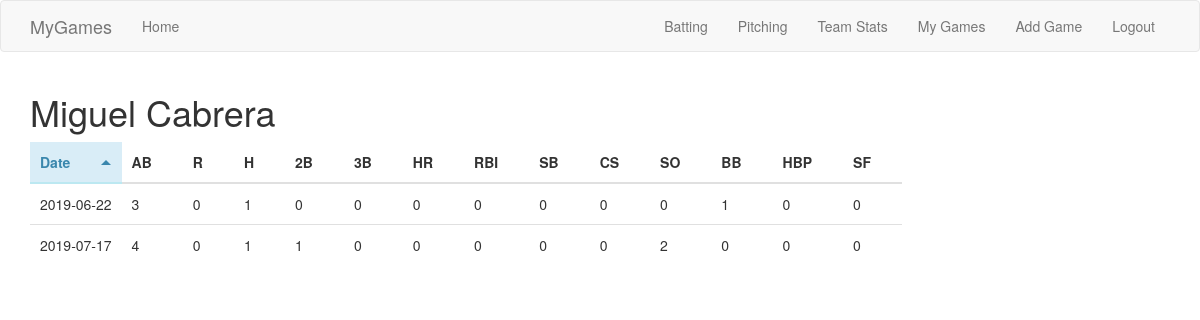
Page /batter/408234 (signed in) on the committed database.
### app/models.py (models this page shows, shortened)
class PlayerData(db.Model):
	id = db.Column(db.Integer, primary_key=True)
	name = db.Column(db.String(64), index=True)
	sort_name = db.Column(db.String(64), index=True)

class Game(db.Model):
	id = db.Column(db.Integer, primary_key=True)
	game_pk = db.Column(db.Integer, db.ForeignKey('game_data.game_pk'), index=True)
	user_id = db.Column(db.Integer, db.ForeignKey('user.id'))

class GameData(db.Model):
	game_pk = db.Column(db.Integer, primary_key=True)
	date = db.Column(db.String(10))
	dh_status = db.Column(db.Integer, default=0)
	home_team = db.Column(db.String(32), index=True)
	home_score = db.Column(db.Integer)
	away_team = db.Column(db.String(32), index=True)
	away_score = db.Column(db.Integer)

class BatGame(db.Model):
	id = db.Column(db.Integer, primary_key=True)
	game_pk = db.Column(db.Integer, db.ForeignKey('game_data.game_pk'), index=True)
	batter_id = db.Column(db.Integer, db.ForeignKey('player_data.id'), index=True)
	ab = db.Column(db.Integer)
	r = db.Column(db.Integer)
	h = db.Column(db.Integer)
	doubles = db.Column(db.Integer)
	triples = db.Column(db.Integer)
	hr = db.Column(db.Integer)
	rbi = db.Column(db.Integer)
	sb = db.Column(db.Integer)
	cs = db.Column(db.Integer)
	k = db.Column(db.Integer)
	bb = db.Column(db.Integer)
	hbp = db.Column(db.Integer)
	sf = db.Column(db.Integer)

### app/routes.py (the view)
@app.route('/batter/<player_id>')
@login_required
def batter_games(player_id):
	name = PlayerData.query.filter(PlayerData.id==player_id).first().name
	q = db.session.query(Game, BatGame, GameData).\
				   filter(Game.game_pk==BatGame.game_pk).\
				   filter(Game.game_pk==GameData.game_pk).\
				   filter(Game.user_id==current_user.id).\
				   filter(BatGame.batter_id==player_id).\
				   order_by(GameData.date).\
				   all()
	return render_template("batter.html", name=name, rows=q)

### app/models.py (called while the page is built)
@login.user_loader
def load_user(id):
	return User.query.get(int(id))

### app/templates/batter.html
{% extends "sort_table.html" %}
{% block app_content %}
<h1>{{ name }}</h1>
<table class="sortable-theme-bootstrap" data-sortable>
	<thead>
		<tr>
			<th data-sorted="true" data-sorted-direction="ascending">Date</th>
			<th>AB</th>
			<th>R</th>
			<th>H</th>
			<th>2B</th>
			<th>3B</th>
			<th>HR</th>
			<th>RBI</th>
			<th>SB</th>
			<th>CS</th>
			<th>SO</th>
			<th>BB</th>
			<th>HBP</th>
			<th>SF</th>
		</tr>
	</thead>
	<tbody>
		{% for row in rows %}
		<tr>
			<td>{{ row[2]['date'] }}</td>
			<td>{{ row[1]['ab'] }}</td>
			<td>{{ row[1]['r'] }}</td>
			<td>{{ row[1]['h'] }}</td>
			<td>{{ row[1]['doubles'] }}</td>
			<td>{{ row[1]['triples'] }}</td>
			<td>{{ row[1]['hr'] }}</td>
			<td>{{ row[1]['rbi'] }}</td>
			<td>{{ row[1]['sb'] }}</td>
			<td>{{ row[1]['cs'] }}</td>
			<td>{{ row[1]['k'] }}</td>
			<td>{{ row[1]['bb'] }}</td>
			<td>{{ row[1]['hbp'] }}</td>
			<td>{{ row[1]['sf'] }}</td>
		</tr>
		{% endfor %}
	</tbody>
</table>
{% endblock %}

### rows in the picture
PlayerData: name "Miguel Cabrera"
Game: date "2019-06-22", ab "3", r "0", h "1", doubles "0", triples "0", hr "0", rbi "0", sb "0", cs "0", k "0", bb "1", hbp "0", sf "0"
Game: date "2019-07-17", ab "4", r "0", h "1", doubles "1", triples "0", hr "0", rbi "0", sb "0", cs "0", k "2", bb "0", hbp "0", sf "0"
